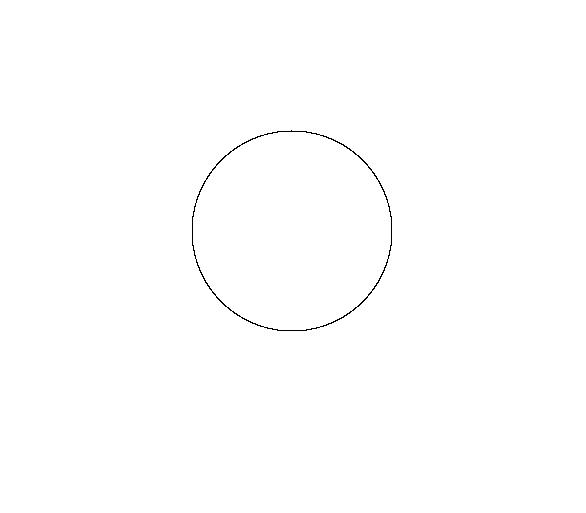
%> input picture Draw2cad/circle_image.jpg, 586 x 513 px
$ octave circle_find.m   (GNU Octave 9; MATLAB toolbox functions it lacks are replaced by stand-ins)
%> lines starting %> are read from the running program, lines starting %| are printed output that depends on the picture; in (x1, y1, x2, y2) boxes, pixels count from 0 and x2, y2 are one past the last pixel; in counts of white or black regions, pixels touching at a corner belong together; the program's own positions count from 1
clear;
M=imread('circle_image.jpg');
%> M is the input picture: size 513x586x3 uint8; min 0, max 255, mean 254.3
J=rgb2gray(M);
imshow(J);
found=0;
[h,w]=size(J);
%> h = 513; w = 586
for i=1:h
    for j=1:w
        if(J(i,j)<125)
            J(i,j)=0;
        else
            J(i,j)=255;
        end

    end
end
%> J: size 513x586 uint8; 99.7% white; black in thin lines or dots, all inside (x1, y1, x2, y2) = (192, 130, 392, 331)
for i=1:h
    for j=1:w
        if (J(i,j)==0)
            found=1
            i
            j
            break;
        end
    end

    if(found==1)
        break;
    end
end
%> after the loop, found = 1
num=1;

while ((J(i-1,j-1)&&J(i+1,j-1)&&J(i-1,j+1)&&J(i+1,j+1)&&J(i,j-1)&&J(i-1,j)&&J(i,j+1)&&J(i+1,j)&&J(i+2,j)&&J(i,j+2)&&J(i-2,j)&&J(i,j-2)&&J(i+2,j+1)&&J(i+1,j+2)&&J(i-2,j+1)&&J(i+1,j-2)&&J(i-1,j+2)&&J(i+2,j-1)&&J(i-1,j-2)&&J(i-2,j-1)&&J(i+2,j+2)&&J(i-2,j+2)&&J(i-2,j-2)&&J(i+2,j-2))==0)

    J(i,j)=255;
    X_path(num)=j;
    Y_path(num)=i;
    num=num+1;
    if(J(i-1,j-1)==0)
        ni=i-1;
        nj=j-1;
    elseif(J(i+1,j-1)==0)
        ni=i+1;
        nj=j-1;
    elseif(J(i-1,j+1)==0)
        ni=i-1;
        nj=j+1;
    elseif(J(i+1,j+1)==0)
        ni=i+1;
        nj=j+1;
    elseif(J(i-1,j)==0)
        ni=i-1;
        nj=j;
    elseif(J(i,j-1)==0)
        ni=i;
        nj=j-1;
    elseif(J(i,j+1)==0)
        ni=i;
        nj=j+1;
    elseif(J(i+1,j)==0)
        ni=i+1;
        nj=j;
    elseif(J(i-2,j)==0)
        ni=i-2;
        nj=j;
    elseif(J(i,j-2)==0)
        ni=i;
        nj=j-2;
    elseif(J(i+2,j)==0)
        ni=i+2;
        nj=j;
    elseif(J(i,j+2)==0)
        ni=i;
        nj=j+2;
    elseif(J(i+2,j+1)==0)
        ni=i+2;
        nj=j+1;
    elseif(J(i+1,j+2)==0)
        ni=i+1;
        nj=j+2;
    elseif(J(i+1,j-2)==0)
        ni=i+1;
        nj=j-2;
    elseif(J(i-2,j+1)==0)
        ni=i-2;
        nj=j+1;
    elseif(J(i-1,j+2)==0)
        ni=i-1;
        nj=j+2;
    elseif(J(i+2,j-1)==0)
        ni=i+2;
        nj=j-1;
    elseif(J(i-1,j-2)==0)
        ni=i-1;
        nj=j-2;
    elseif(J(i-2,j-1)==0)
        ni=i-2;
        nj=j-1;
    elseif(J(i+2,j+2)==0)
        ni=i+2;
        nj=j+2;
    elseif(J(i-2,j-2)==0)
        ni=i-2;
        nj=j-2;
    elseif(J(i+2,j-2)==0)
        ni=i+2;
        nj=j-2;
    elseif(J(i-2,j+2)==0)
        ni=i-2;
        nj=j+2;
    end
    J(i-1:i+1,j-1:j+1)=255;
    i=ni;
    j=nj;

end
%> this loop made 562 passes
%> (ni, nj, i, j) on passes 1 to 12: (132, 291, 132, 291), (132, 290, 132, 290), (132, 289, 132, 289), (132, 288, 132, 288), (132, 287, 132, 287), (132, 286, 132, 286), (132, 285, 132, 285), (132, 284, 132, 284), (132, 283, 132, 283), (132, 282, 132, 282), (132, 281, 132, 281), (132, 280, 132, 280)
%> J: size 513x586 uint8; every value is 255
%> after the loop, X_path = 562 values, max 392 at index 409, min 193 at index 127, mean 292.5; Y_path = 562 values, max 331 at index 268, min 131 at index 1, mean 231.9; ni = 132; nj = 294; num = 563


x(1)=X_path(1);
x(2)=X_path(200);
x(3)=X_path(500);
y(1)=Y_path(1);
y(2)=Y_path(200);
y(3)=Y_path(500);
B=[x y];
%> B = [292 212 357 131 290 155]


X=-10:0.01:10;
m1=(x(1)-x(2))/(y(2)-y(1));
%> m1 = 0.503
Y1=m1*(X-(x(1)+x(2))/2)+(y(1)+y(2))/2;
%> Y1 = 2001 values from 78.68 to 88.74

m2=(x(2)-x(3))/(y(3)-y(2));
%> m2 = 1.07
Y2=m2*(X-(x(3)+x(2))/2)+(y(3)+y(2))/2;
%> Y2 = 2001 values from -93.81 to -72.33

Xr=(-m2*((x(3)+x(2))/2)+(y(3)+y(2))/2+m1*((x(1)+x(2))/2)-(y(1)+y(2))/2)/(m1-m2);
%> Xr = 292.1
Yr=m2*Xr+m2*(-(x(3)+x(2))/2)+(y(3)+y(2))/2;
%> Yr = 230.7


r=((x(1)-Xr)^2+(y(1)-Yr)^2)^(0.5);
%> r = 99.69
theta=-pi:0.05:pi;
Xc=r*cos(theta)+Xr;
%> Xc = 126 values, max 391.8 at index 64, min 192.4 at index 1, mean 291.9
Yc=r*sin(theta)+Yr;
%> Yc = 126 values, max 330.4 at index 95, min 131 at index 32, mean 230.7
figure;
plot(Xc,Yc);
hold on
plot(X_path,Y_path);
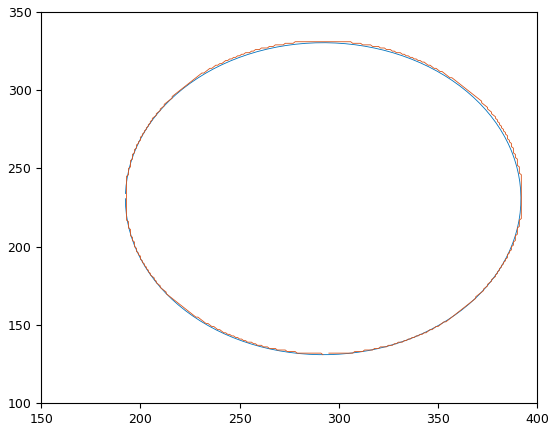
%> figure redrawn from the program's plot data
